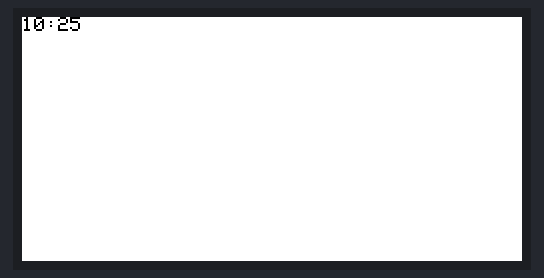
The sketch below on a simulated ESP32. Parts: 250×122 colour display. WiFi joins after 1.5 s; servers stay silent unless stated; the local clock reads 2024-03-15 10:24:30 at power-on unless the sketch sets it; what the sketch prints to the serial monitor is not drawn.

Above: at 45.6 s.

The sketch:

test.ino
```cpp
// base class GxEPD2_GFX can be used to pass references or pointers to the display instance as parameter, uses ~1.2k more code
// enable or disable GxEPD2_GFX base class
#include <WiFi.h>
#include "time.h"

const char* ssid     = "FRITZ!Box diedoets";
const char* password = "obis2006";

const char* ntpServer = "pool.ntp.org";
const long  gmtOffset_sec = 3600;
const int   daylightOffset_sec = 3600;

#define ENABLE_GxEPD2_GFX 0

#include <GxEPD2_BW.h>
#include <GxEPD2_3C.h>
#include <Fonts/FreeMonoBold9pt7b.h>

// ESP32 CS(SS)=5,SCL(SCK)=18,SDA(MOSI)=23,BUSY=4,RES(RST)=17,DC=16
#define CS_PIN (5)
#define BUSY_PIN (15)
#define RES_PIN (2)
#define DC_PIN (19)

// 1.54'' EPD Module
//GxEPD2_BW<GxEPD2_154_D67, GxEPD2_154_D67::HEIGHT> display(GxEPD2_154_D67(/*CS=5*/ CS_PIN, /*DC=*/ DC_PIN, /*RES=*/ RES_PIN, /*BUSY=*/ BUSY_PIN)); // GDEH0154D67 200x200, SSD1681

// 2.13'' EPD Module
//GxEPD2_BW<GxEPD2_213_BN, GxEPD2_213_BN::HEIGHT> display(GxEPD2_213_BN(/*CS=5*/ CS_PIN, /*DC=*/ DC_PIN, /*RES=*/ RES_PIN, /*BUSY=*/ BUSY_PIN)); // DEPG0213BN 122x250, SSD1680
GxEPD2_3C<GxEPD2_213_Z98c, GxEPD2_213_Z98c::HEIGHT> display(GxEPD2_213_Z98c(/*CS=5*/ CS_PIN, /*DC=*/ DC_PIN, /*RES=*/ RES_PIN, /*BUSY=*/ BUSY_PIN)); // GDEY0213Z98 122x250, SSD1680

// 2.9'' EPD Module
//GxEPD2_BW<GxEPD2_290_BS, GxEPD2_290_BS::HEIGHT> display(GxEPD2_290_BS(/*CS=5*/ CS_PIN, /*DC=*/ DC_PIN, /*RES=*/ RES_PIN, /*BUSY=*/ BUSY_PIN)); // DEPG0290BS 128x296, SSD1680
//GxEPD2_3C<GxEPD2_290_C90c, GxEPD2_290_C90c::HEIGHT> display(GxEPD2_290_C90c(/*CS=5*/ CS_PIN, /*DC=*/ DC_PIN, /*RES=*/ RES_PIN, /*BUSY=*/ BUSY_PIN)); // GDEM029C90 128x296, SSD1680

// 3.7'' EPD Module
//GxEPD2_BW<GxEPD2_370_GDEY037T03, GxEPD2_370_GDEY037T03::HEIGHT> display(GxEPD2_370_GDEY037T03(/*CS=5*/ CS_PIN, /*DC=*/ DC_PIN, /*RES=*/ RES_PIN, /*BUSY=*/ BUSY_PIN)); // GDEY037T03 240x416, UC8253

// 4.2'' EPD Module
//GxEPD2_BW<GxEPD2_420_GDEY042T81, GxEPD2_420_GDEY042T81::HEIGHT> display(GxEPD2_420_GDEY042T81(/*CS=5*/ CS_PIN, /*DC=*/ DC_PIN, /*RES=*/ RES_PIN, /*BUSY=*/ BUSY_PIN)); // 400x300, SSD1683
//GxEPD2_3C<GxEPD2_420c_GDEY042Z98, GxEPD2_420c_GDEY042Z98::HEIGHT> display(GxEPD2_420c_GDEY042Z98(/*CS=5*/ CS_PIN, /*DC=*/ DC_PIN, /*RES=*/ RES_PIN, /*BUSY=*/ BUSY_PIN)); // 400x300, SSD1683
int currenthour;
int currentmin;
struct tm timeinfo;
void setup()
{
  Serial.begin(115200);
  Serial.print("Connecting to ");
  Serial.println(ssid);
  WiFi.begin(ssid, password);
  while (WiFi.status() != WL_CONNECTED) {
    delay(500);
    Serial.print(".");
  }
  Serial.println("");
  Serial.println("WiFi connected.");
  configTime(gmtOffset_sec, daylightOffset_sec, ntpServer);
  display.init(115200,true,50,false);
  display.setRotation(1);

  getLocalTime(&timeinfo);
  currenthour = timeinfo.tm_hour;
  currentmin = timeinfo.tm_min;
}


void loop() {
  // put your main code here, to run repeatedly:
  getLocalTime(&timeinfo);
  if(currentmin != timeinfo.tm_min) {
  currentmin = timeinfo.tm_min;
  Serial.println("update");
  display.setPartialWindow(0, 0, display.width(), display.height() );
  display.firstPage();
  do
  {

    struct tm timeinfo;
    getLocalTime(&timeinfo);
    display.setCursor(0,0);
    display.setTextColor(GxEPD_BLACK);
    display.print(String(timeinfo.tm_hour));
    display.print(":");
    display.print(String(timeinfo.tm_min));

  }
  while (display.nextPage());
  }
  delay(1000);
}
```
